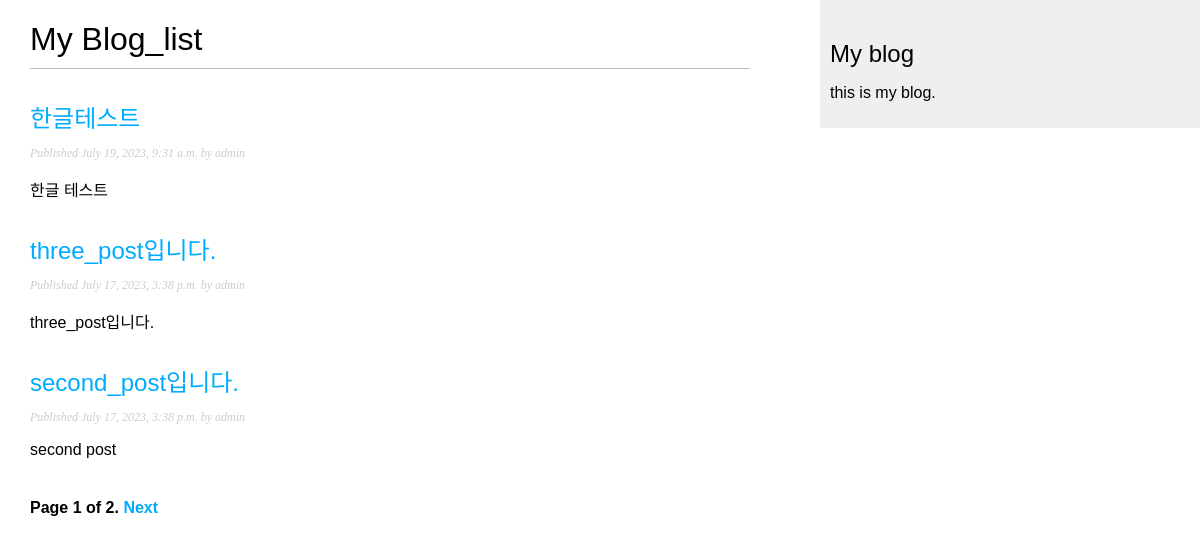
Page /blog/ on the earlier database version.
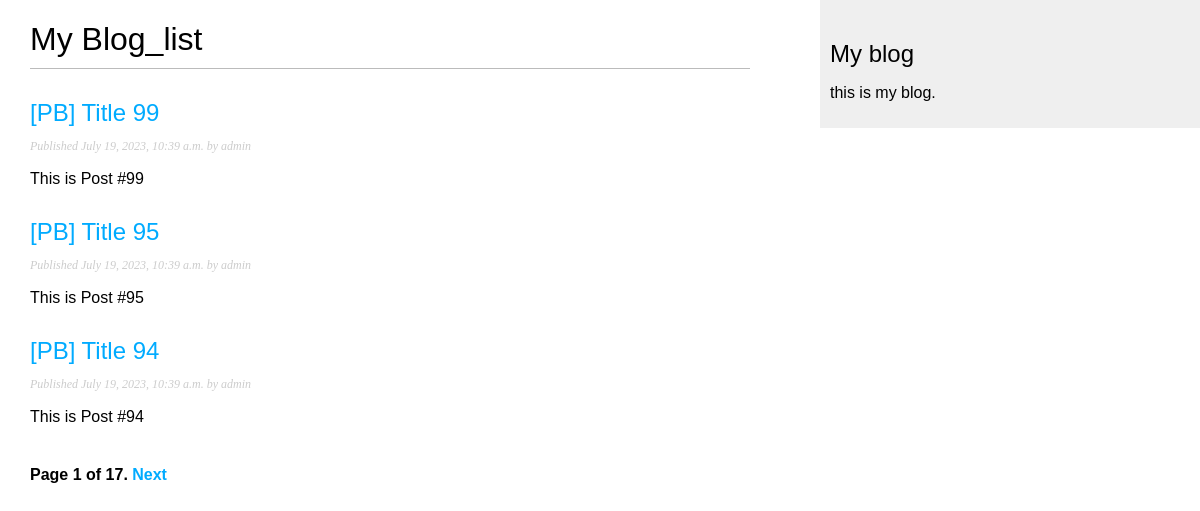
Same page on the later database version.
### blog/models.py (models this page shows, shortened)
class Post(models.Model):
    class Status(models.TextChoices):
        DRAFT = 'DF', 'Draft'
        PUBLISHED = 'PB', 'Published'
    title = models.CharField(max_length=250)
    slug = models.SlugField(max_length=250, unique_for_date='publish', allow_unicode=True)
    author = models.ForeignKey(
        User,
        on_delete=models.CASCADE,
        related_name='blog_posts'
    )
    body = models.TextField()
    publish = models.DateTimeField(default=timezone.now)
    created = models.DateTimeField(auto_now_add=True)
    updated = models.DateTimeField(auto_now=True)
    status = models.CharField(
        max_length=2,
        choices=Status.choices,
        default=Status.DRAFT
    )
    objects = models.Manager()
    published = PublishedManager()
    class Meta:
        ordering = ['-publish']
        indexes = [
            models.Index(fields=['-publish']),
        ]
    def get_absolute_url(self):
        return reverse('blog:post_detail',
                       args=[self.publish.year,
                             self.publish.month,
                             self.publish.day,
                             self.slug])

### blog/views.py (the view)
# urls.py: path('',views.PostListView.as_view(),name='post_list'),
class PostListView(ListView):
    queryset = Post.published.all()
    context_object_name = 'posts'
    paginate_by = 3
    template_name = 'blog/post/list.html'

### blog/templates/blog/post/list.html (shortened to what this page needs)
{% extends 'blog/base.html' %}
{% block content %}
    <h1>My Blog_list</h1>
    {% for post in posts %}
        <h2>
            <a href="{{ post.get_absolute_url }}">
                {{ post.title }}
            </a>
        </h2>
        <p class="date">
            Published {{ post.publish }} by {{ post.author }}
        </p>
        {{ post.body|truncatewords:30|linebreaks }}
    {% endfor %}
    {% include "pagination.html" with page=page_obj %}
{% endblock content %}

### blog/templates/blog/base.html (shortened to what this page needs)
{% load static %}
<!doctype html>
<html lang="en">
<head>
    <link rel="stylesheet" href="{% static 'css/blog.css' %}">
</head>
<body>
<div id="content">
    {% block content %}
    {% endblock content %}
</div>
<div id="sidebar">
    <h2>My blog</h2>
    <p>this is my blog.</p>
</div>
</body>
</html>

### blog/templates/pagination.html (shortened to what this page needs)
<div class="pagination">
    <span class="step-links">
        <span class="current">
            Page {{ page.number }} of {{ page.paginator.num_pages }}.
        </span>
        {% if page.has_next %}
            <a href="?page={{ page.next_page_number }}">Next</a>
        {% endif %}
    </span>
</div>

### blog/static/css/blog.css (style rules this page uses)
body { margin:0; padding:0; font-family:helvetica, sans-serif; }
a { color:#00abff; text-decoration:none; }
h1 { font-weight:normal; border-bottom:1px solid #bbb; padding:0 0 10px 0; }
h2 { font-weight:normal; margin:30px 0 0; }
#content { float:left; width:60%; padding:0 0 0 30px; }
#sidebar { float:right; width:30%; padding:10px; background:#efefef; height:100%; }
p.date { color:#ccc; font-family: georgia, serif; font-size: 12px; font-style: italic; }
.pagination { margin:40px 0; font-weight:bold; }

Differences in the rows shown:
no longer on this page (row unchanged): Post: title "한글테스트", publish "July 19, 2023, 9:31 a.m.", author "admin", body "한글 테스트"
no longer on this page (row unchanged): Post: title "three_post입니다.", publish "July 17, 2023, 3:38 p.m.", author "admin", body "three_post입니다."
no longer on this page (row unchanged): Post: title "second_post입니다.", publish "July 17, 2023, 3:38 p.m.", author "admin", body "second post"
added Post: title "[PB] Title 99", publish "July 19, 2023, 10:39 a.m.", author "admin", body "This is Post #99"
added Post: title "[PB] Title 95", publish "July 19, 2023, 10:39 a.m.", author "admin", body "This is Post #95"
added Post: title "[PB] Title 94", publish "July 19, 2023, 10:39 a.m.", author "admin", body "This is Post #94"
Other differences:
{{ page.paginator.num_pages }}: "2" → "17"
